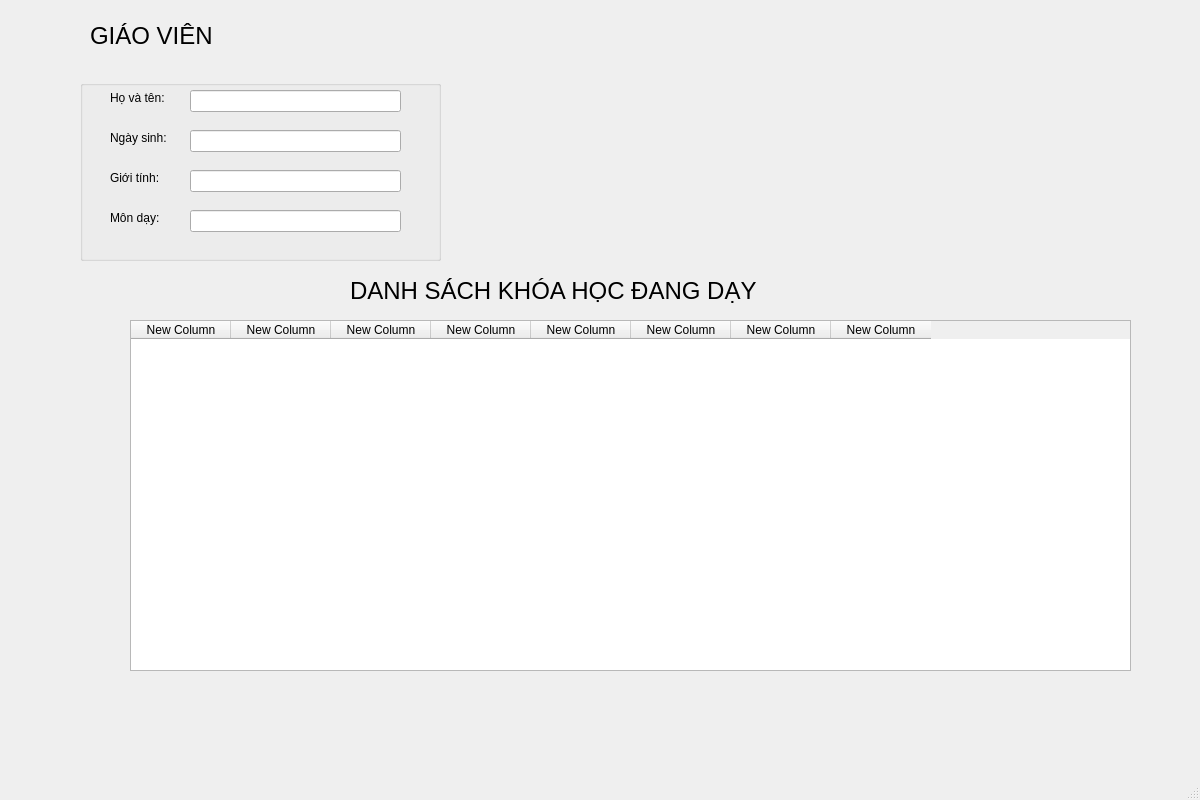
<?xml version="1.0" encoding="UTF-8"?>
<ui version="4.0">
 <class>MainWindow</class>
 <widget class="QMainWindow" name="MainWindow">
  <property name="geometry">
   <rect>
    <x>0</x>
    <y>0</y>
    <width>1200</width>
    <height>800</height>
   </rect>
  </property>
  <property name="windowTitle">
   <string>MainWindow</string>
  </property>
  <widget class="QWidget" name="centralwidget">
   <widget class="QGroupBox" name="groupBox">
    <property name="geometry">
     <rect>
      <x>80</x>
      <y>80</y>
      <width>361</width>
      <height>181</height>
     </rect>
    </property>
    <property name="title">
     <string/>
    </property>
    <widget class="QLabel" name="label_3">
     <property name="geometry">
      <rect>
       <x>30</x>
       <y>10</y>
       <width>71</width>
       <height>16</height>
      </rect>
     </property>
     <property name="text">
      <string>Họ và tên:</string>
     </property>
    </widget>
    <widget class="QLineEdit" name="lineEdit">
     <property name="geometry">
      <rect>
       <x>110</x>
       <y>10</y>
       <width>211</width>
       <height>22</height>
      </rect>
     </property>
    </widget>
    <widget class="QLabel" name="label_4">
     <property name="geometry">
      <rect>
       <x>30</x>
       <y>50</y>
       <width>61</width>
       <height>16</height>
      </rect>
     </property>
     <property name="text">
      <string>Ngày sinh:</string>
     </property>
    </widget>
    <widget class="QLineEdit" name="lineEdit_2">
     <property name="geometry">
      <rect>
       <x>110</x>
       <y>50</y>
       <width>211</width>
       <height>22</height>
      </rect>
     </property>
    </widget>
    <widget class="QLineEdit" name="lineEdit_3">
     <property name="geometry">
      <rect>
       <x>110</x>
       <y>90</y>
       <width>211</width>
       <height>22</height>
      </rect>
     </property>
    </widget>
    <widget class="QLabel" name="label_5">
     <property name="geometry">
      <rect>
       <x>30</x>
       <y>90</y>
       <width>55</width>
       <height>16</height>
      </rect>
     </property>
     <property name="text">
      <string>Giới tính:</string>
     </property>
    </widget>
    <widget class="QLineEdit" name="lineEdit_4">
     <property name="geometry">
      <rect>
       <x>110</x>
       <y>130</y>
       <width>211</width>
       <height>22</height>
      </rect>
     </property>
    </widget>
    <widget class="QLabel" name="label_6">
     <property name="geometry">
      <rect>
       <x>30</x>
       <y>130</y>
       <width>55</width>
       <height>16</height>
      </rect>
     </property>
     <property name="text">
      <string>Môn dạy:</string>
     </property>
    </widget>
   </widget>
   <widget class="QLabel" name="label">
    <property name="geometry">
     <rect>
      <x>0</x>
      <y>0</y>
      <width>80</width>
      <height>80</height>
     </rect>
    </property>
    <property name="text">
     <string/>
    </property>
    <property name="pixmap">
     <pixmap>gv.png</pixmap>
    </property>
    <property name="scaledContents">
     <bool>true</bool>
    </property>
   </widget>
   <widget class="QLabel" name="label_2">
    <property name="geometry">
     <rect>
      <x>90</x>
      <y>10</y>
      <width>151</width>
      <height>51</height>
     </rect>
    </property>
    <property name="font">
     <font>
      <pointsize>18</pointsize>
     </font>
    </property>
    <property name="text">
     <string>GIÁO VIÊN</string>
    </property>
   </widget>
   <widget class="QLabel" name="label_7">
    <property name="geometry">
     <rect>
      <x>350</x>
      <y>260</y>
      <width>481</width>
      <height>61</height>
     </rect>
    </property>
    <property name="font">
     <font>
      <pointsize>18</pointsize>
     </font>
    </property>
    <property name="text">
     <string>DANH SÁCH KHÓA HỌC ĐANG DẠY</string>
    </property>
   </widget>
   <widget class="QTableWidget" name="tableWidget">
    <property name="geometry">
     <rect>
      <x>130</x>
      <y>320</y>
      <width>1001</width>
      <height>351</height>
     </rect>
    </property>
    <column>
     <property name="text">
      <string>New Column</string>
     </property>
    </column>
    <column>
     <property name="text">
      <string>New Column</string>
     </property>
    </column>
    <column>
     <property name="text">
      <string>New Column</string>
     </property>
    </column>
    <column>
     <property name="text">
      <string>New Column</string>
     </property>
    </column>
    <column>
     <property name="text">
      <string>New Column</string>
     </property>
    </column>
    <column>
     <property name="text">
      <string>New Column</string>
     </property>
    </column>
    <column>
     <property name="text">
      <string>New Column</string>
     </property>
    </column>
    <column>
     <property name="text">
      <string>New Column</string>
     </property>
    </column>
   </widget>
  </widget>
  <widget class="QMenuBar" name="menubar">
   <property name="geometry">
    <rect>
     <x>0</x>
     <y>0</y>
     <width>1200</width>
     <height>26</height>
    </rect>
   </property>
  </widget>
  <widget class="QStatusBar" name="statusbar"/>
 </widget>
 <resources/>
 <connections/>
</ui>
